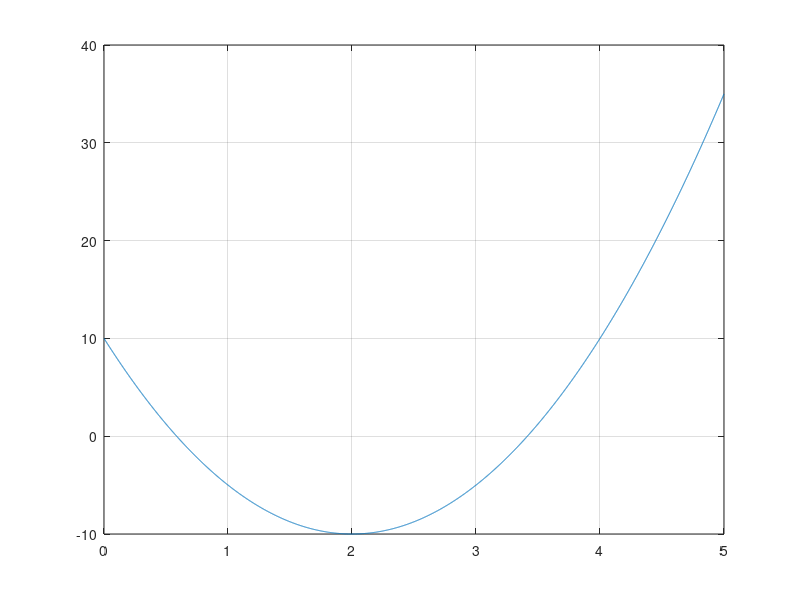
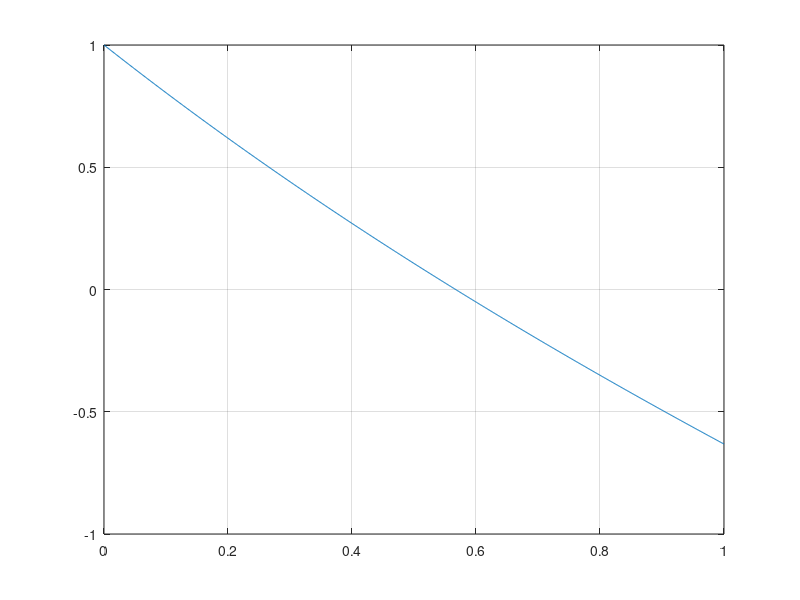
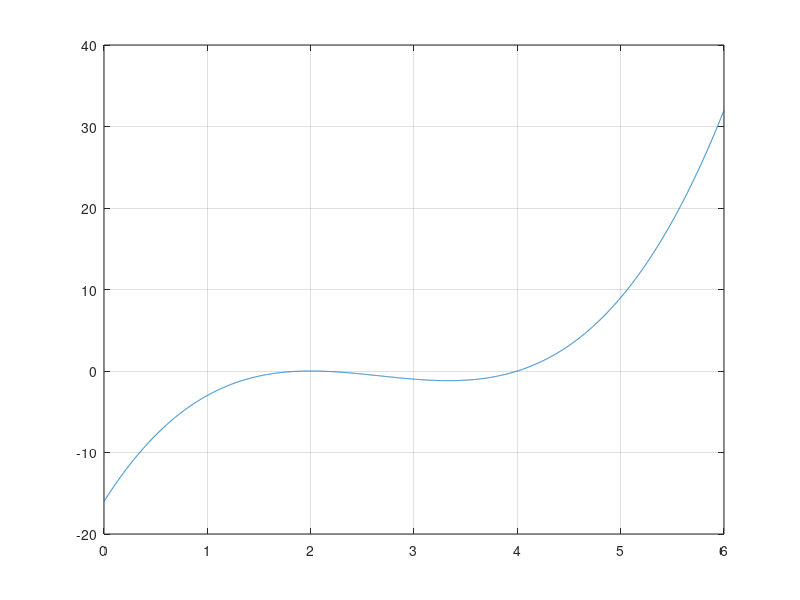
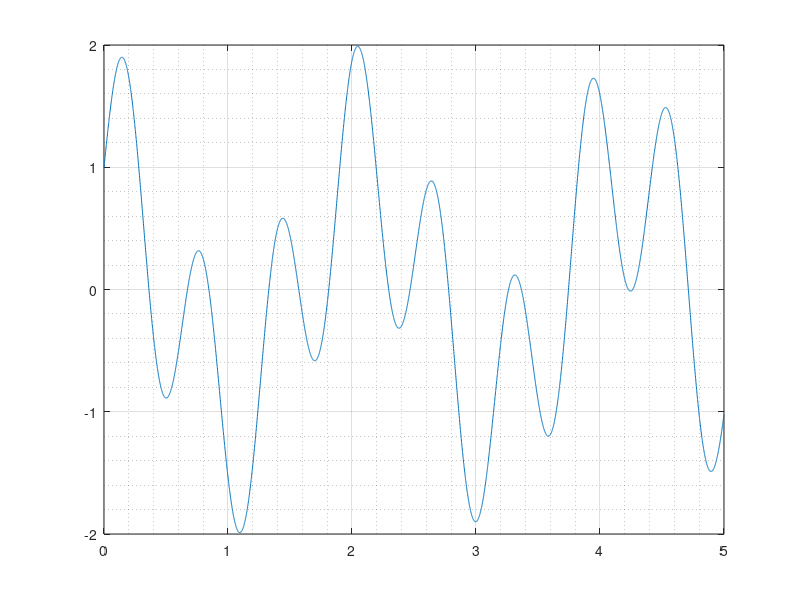

These figures' MATLAB source, in order: (Note: this script raises an error after producing the figures.)
%% 
figure(1)
x = 0:0.001:5;
y = 5 .* x .^ 2 - 20 .* x + 10;
plot(x, y)
grid on

%%
figure(2)
x = 0:0.001:1;
y = exp(-x) - x;
plot(x, y)
grid on

%%
figure(3)
x = 4:0.001:20;
y = 668.06 * (1 - exp(-0.146843 .* x)) ./ x - 40;
plot(x, y)
grid on;
grid minor

%%
f = @(x)(668.06 * (1 - exp(-0.146843 .* x)) ./ x - 40);
f(4)
f(8)
f(12)
f(16)
f(20)

%% 

x = 0:0.001:6;
y = (x-2).^2 .* (x - 4);
plot(x, y);
grid on

%%

figure(4)
x = 0:0.001:5;
y = sin(10 .* x) + cos(3 .* x);
plot(x, y)
grid on;
grid minor

%%
f = @(x)(668.06 * (1 - exp(-0.146843 .* x)) ./ x - 40);
f(14.7802)
f(12)*f(14)

%% feval
fun1='mean';
feval(fun1, [1 2])

funstr='@(x)(x * exp(x) - 10)';
fh = str2func(funstr);
feval(fh, 20)

%%

f = @(x)(668.06 * (1 - exp(-0.146843 .* x)) ./ x - 40);

[x,fx,iter,X, ea] = bisect(f, 4, 20, 0.0001);


%%
f = @(x)(exp(-x) - x);
g = @(x)(exp(-x));
tic
[x,fx,iter,X, ea] = bisect(f, 0, 1, 0.001);
iter
toc

tic
[x,fx,iter,X, ea] = false_pos(f, 0, 1, 0.001);
iter
toc

tic
[x,iter,X] = fixpt(g, 0, 0.001, 100);
% iter
toc

%% 定点法

et = [100.0
76.3
35.1
22.1
11.8
6.89
3.83
2.20
1.24
0.705
0.399];

et(2:end) ./ et(1:end-1)

% semilogy(et)

%% 定点法演示
g = @(x)(exp(-x));
[x,iter,X] = fixpt(g, 0, 0.00001, 100);
;

%% 这是局部函数
function [x,fx,iter,X, ea]=bisect(fun,a,b,eps)
% 二分法求解非线性方程的根
% 输入参数：
%      ---fun：待求根方程的函数描述
%      ---a,b：初始区间的端点
%      ---eps：精度要求，默认值为1e-6
%      ---p1,p2,...：求根函数附加参数
% 输出参数：
%      ---x：非线性方程的近似根
%      ---fx：根x处的函数值
%      ---iter：迭代次数
%      ---X：每一步迭代的结果
if nargin<3
    error('输入参数至少需要3个！');
end

if nargin<4 | isempty(eps)
    eps=1e-6;
end

fa = fun(a);
fb = fun(b);
% fa=fun(a,varargin{:});fb=fun(b,varargin{:});
k=1;
if fa*fb>0  % 不满足二分法使用条件
    warning(['区间[',num2str(a),',',num2str(b),']内可能没有根']);
elseif fa==0  % 区间左端点为根
    x=a;fx=fa;
elseif fb==0  % 区间右端点为根
    x=b;fx=fb;
else
    
%     xold = a;
    x = (a + b) / 2;
    ea = abs((b - a)/x);        
    while ea > eps  % 控制二分法结束条件
      
        fx = fun(x); % 计算中点的函数值
        if fa*fx>0  % 条件
            a = x;   % 端点更新
            fa = fx;  % 端点函数值更新
        elseif fb*fx>0  % 条件
            b = x;  % 端点更新
            fb = fx;  % 端点函数值更新
        else
            break
        end
        
        xold = x;
        x=(a+b)/2;  % 二分区间端点        
        ea = abs((xold - x)/x);  
                        
        X(k)=x;
        k=k+1;
    end
end
iter=k;
end

%%

%f1 = @(x)(668.06 * (1 - exp(-0.146843 .* x)) ./ x - 40);

function [x,fx,iter,X, ea]=false_pos(fun,a,b,eps)
% 试位法求解非线性方程的根
% 输入参数：
%      ---fun：待求根方程的函数描述
%      ---a,b：初始区间的端点
%      ---eps：精度要求，默认值为1e-6
%      ---p1,p2,...：求根函数附加参数
% 输出参数：
%      ---x：非线性方程的近似根
%      ---fx：根x处的函数值
%      ---iter：迭代次数
%      ---X：每一步迭代的结果

if nargin<3
    error('输入参数至少需要3个！')
end
if nargin<4|isempty(eps)
    eps=1e-6;
end

fa = fun(a);
fb = fun(b);
% fa=fun(a,varargin{:});fb=fun(b,varargin{:});
k=1;
if fa*fb>0
    warning(['区间[',num2str(a),',',num2str(b),']内可能没有根']);
elseif fa==0
    x=a;fx=fa;
elseif fb==0
    x=b;fx=fb;
else
    
    x = b-(b-a)*fb/(fb-fa);
    ea = abs((b - a)/x);  
    
    while ea > eps  % 控制试位法结束条件

        fx = fun(x); % 计算x处的函数值
        if fa*fx>0  % 条件
            a = x;   % 端点更新
            fa = fx;  % 端点函数值更新
        elseif fb*fx>0  % 条件
            b = x;  % 端点更新
            fb = fx;  % 端点函数值更新
        else
            break
        end
        
        xold = x;
        x = b-(b-a)*fb/(fb-fa);
        ea = abs((xold - x)/x);  
        X(k)=x;k=k+1;
    end
end
iter=k;
end

function [x,iter,X]=fixpt(g,x0,eps,maxiter)
% 简单迭代法求非线性方程的根
% 输入参数：
%      ---g：迭代函数
%      ---x0：初始迭代点
%      ---eps：精度要求，默认值为1e-6
%      ---maxiter：最大迭代次数，默认值为1e4
% 输出参数：
%      ---x：非线性方程的近似根
%      ---iter：迭代次数
%      ---X：每一步迭代的结果
if nargin<2
    error('输入参数至少需要3个！')
end
if nargin<3|isempty(eps)
    eps=1e-6;
end
if nargin<4|isempty(maxiter)
    maxiter=1e4;
end
err=1;k=0;
while err>eps
    k=k+1;
    x1=g(x0);  % 迭代
    err=abs(x1-x0);  % 相邻两次的误差
    x0=x1;  % 更新
    X(k)=x1;
end
if k==maxiter
    error('迭代次数超限，迭代失败！')
end
x=x1;iter=k;X=X';

end